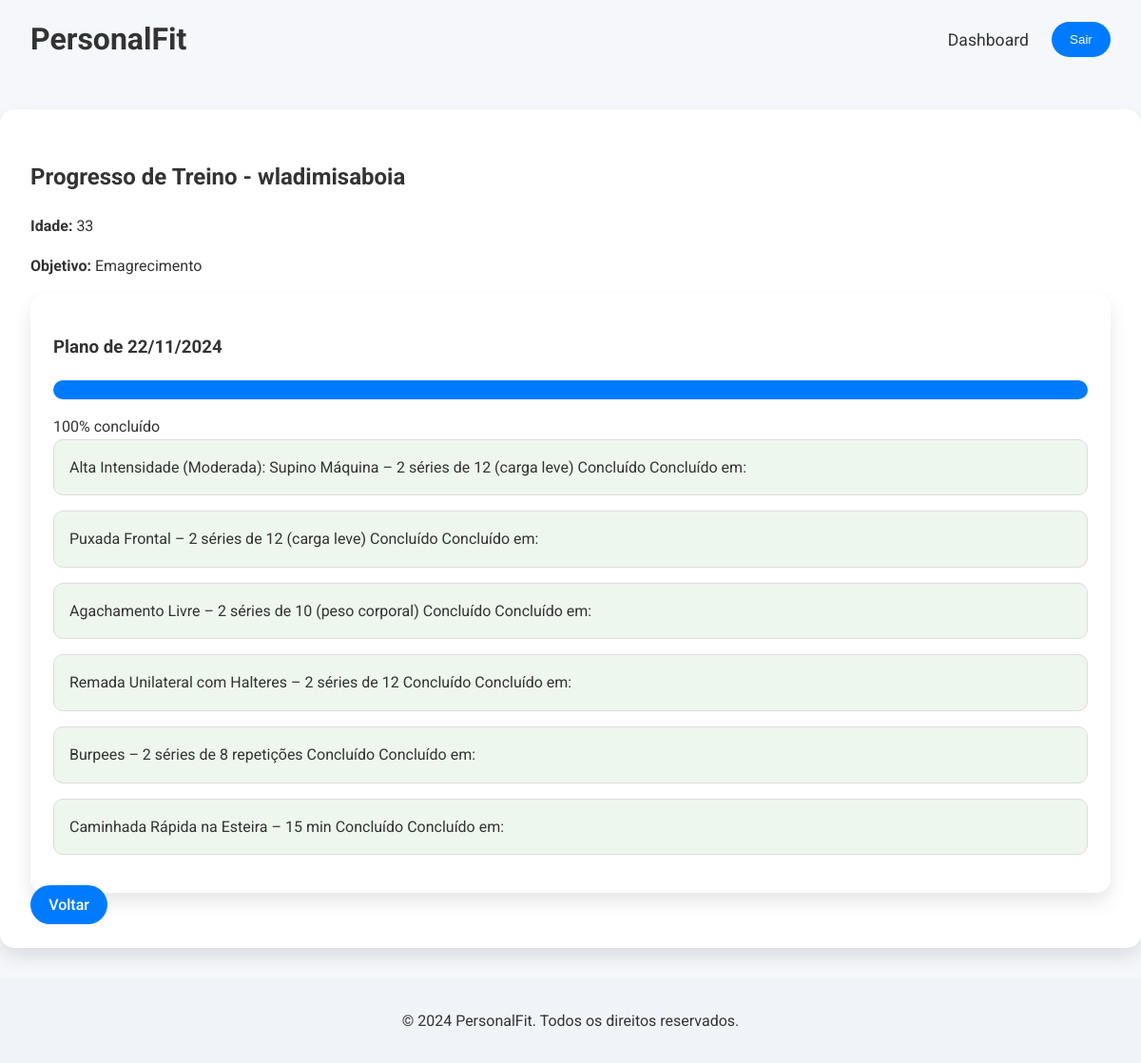
Page /teacher-progress/4/ (signed in) on the earlier database version.
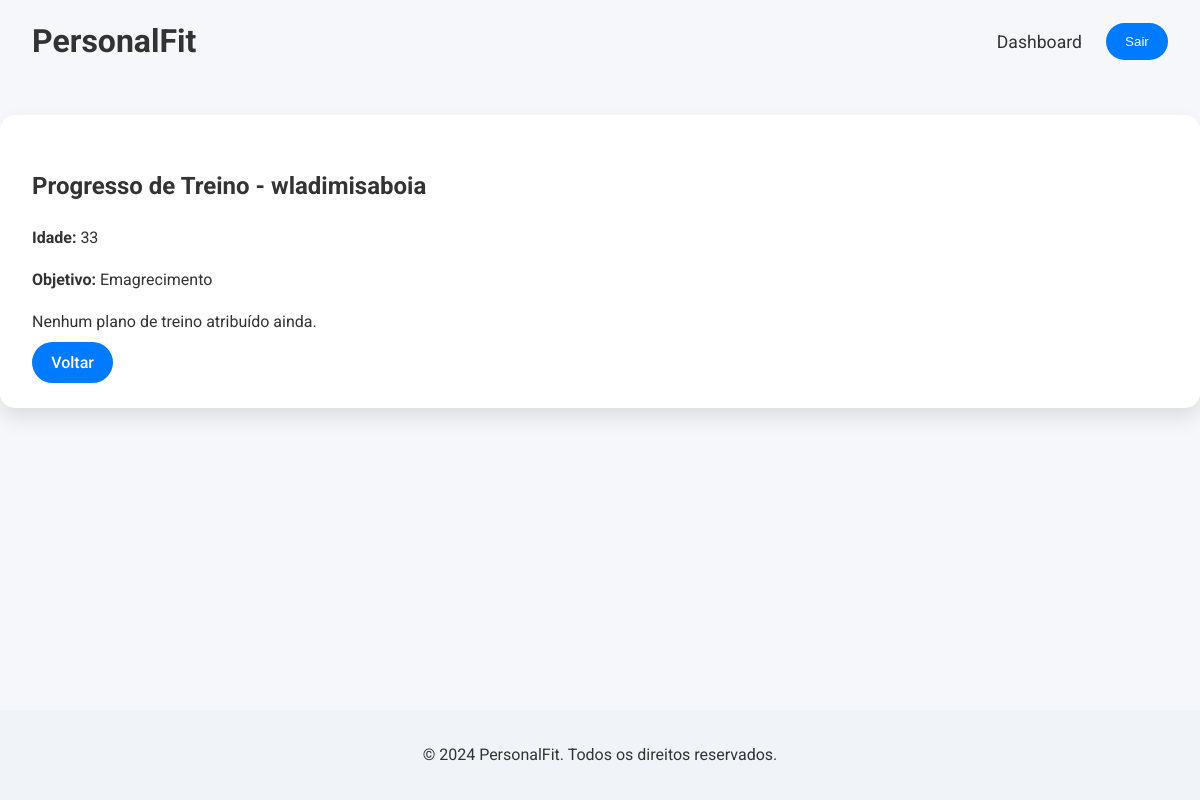
Same page on the later database version.
### pe_evaluation/models.py (models this page shows, shortened)
class Student(models.Model):
    user = models.OneToOneField(User, on_delete=models.CASCADE)
    age = models.IntegerField(null=True, blank=True)
    height = models.FloatField(null=True, blank=True)
    weight = models.FloatField(null=True, blank=True)
    goal = models.CharField(max_length=50, choices=[
        ('Condicionamento Físico', 'Condicionamento Físico'),
        ('Emagrecimento', 'Emagrecimento'),
        ('Ganho de Massa Muscular', 'Ganho de Massa Muscular'),
    ], null=True, blank=True)

class TrainingPlan(models.Model):
    student = models.ForeignKey(Student, on_delete=models.CASCADE, related_name='training_plans')
    plan_details = models.TextField()
    created_at = models.DateTimeField(auto_now_add=True)

class ExerciseStatus(models.Model):
    training_plan = models.ForeignKey(TrainingPlan, on_delete=models.CASCADE, related_name='exercise_statuses')
    exercise_description = models.TextField()
    status = models.CharField(max_length=10, choices=[('pending', 'Pendente'), ('completed', 'Concluído')], default='pending')
    created_at = models.DateTimeField(auto_now_add=True)

### pe_evaluation/views.py (the view)
# urls.py: path('teacher-progress/<int:student_id>/', views.teacher_training_progress, name='teacher_training_progress'),
@login_required
@user_passes_test(is_teacher)
def teacher_training_progress(request, student_id):
    student = get_object_or_404(User, id=student_id)
    training_plans = TrainingPlan.objects.filter(student=student.student).order_by('-created_at')
    for plan in training_plans:
        total_exercises = plan.exercise_statuses.count()
        completed_exercises = plan.exercise_statuses.filter(status='completed').count()
        plan.completion_percentage = int((completed_exercises / total_exercises * 100) if total_exercises > 0 else 0)
    return render(request, 'teacher_training_progress.html', {
        'student': student,
        'training_plans': training_plans
    })

### pe_evaluation/views.py (called while the page is built)
def is_teacher(user):
    return user.is_authenticated and (user.is_staff or user.is_superuser)

### pe_evaluation/templates/teacher_training_progress.html (shortened to what this page needs)
{% extends 'base.html' %}
{% load static %}
{% block content %}
<section class="section-modern">
    <div class="dashboard-container">
        <h2>Progresso de Treino - {{ student.username }}</h2>
        <div class="student-info">
            <p><strong>Idade:</strong> {{ student.student.age }}</p>
            <p><strong>Objetivo:</strong> {{ student.student.goal }}</p>
        </div>
        <div class="training-progress">
            {% for plan in training_plans %}
                <div class="plan-card">
                    <h3>Plano de {{ plan.created_at|date:"d/m/Y" }}</h3>
                    <div class="progress-summary">
                        <div class="progress-bar">
                            <div class="progress" style="width: {{ plan.completion_percentage }}%"></div>
                        </div>
                        <span>{{ plan.completion_percentage }}% concluído</span>
                    </div>
                    <div class="exercises-list">
                        {% for exercise in plan.exercise_statuses.all %}
                            <div class="exercise-item {% if exercise.status == 'completed' %}completed{% endif %}">
                                <span class="exercise-name">{{ exercise.exercise_description }}</span>
                                <span class="exercise-status">{{ exercise.get_status_display }}</span>
                                <span class="exercise-date">
                                    {% if exercise.status == 'completed' %}
                                        Concluído em: {{ exercise.updated_at|date:"d/m/Y" }}
                                    {% endif %}
                                </span>
                            </div>
                        {% endfor %}
                    </div>
                </div>
            {% empty %}
                <p>Nenhum plano de treino atribuído ainda.</p>
            {% endfor %}
        </div>
        <a href="{% url 'teacher_students' %}" class="btn back-button">Voltar</a>
    </div>
</section>
{% endblock %}

### pe_evaluation/templates/base.html (shortened to what this page needs)
{% load static %}
<!DOCTYPE html>
<html lang="pt-BR">
<head>
    <link rel="stylesheet" href="{% static 'css/style.css' %}">
</head>
<body>
    <header class="header-modern">
        <nav class="nav-transparent">
            <div class="logo">PersonalFit</div>
            <ul>
                {% if user.is_authenticated %}
                    {% if user.is_staff %}
                        <li><a href="{% url 'teacher_dashboard' %}">Dashboard</a></li>
                    {% else %}
                        <li><a href="{% url 'student_dashboard' %}">Dashboard</a></li>
                    {% endif %}
                    <li>
                        <form method="post" action="{% url 'logout' %}" style="display: inline;">
                            <button type="submit" class="btn">Sair</button>
                        </form>
                    </li>
                {% else %}
                    <li><a href="{% url 'login' %}" class="btn">Entrar</a></li>
                    <li><a href="{% url 'register' %}" class="btn btn-primary">Cadastrar</a></li>
                {% endif %}
            </ul>
        </nav>
    </header>
    <main>
        {% block content %}{% endblock %}
    </main>
    <footer class="footer-modern">
        <p>&copy; 2024 PersonalFit. Todos os direitos reservados.</p>
    </footer>
</body>
</html>

### pe_evaluation/static/css/style.css (style rules this page uses)
body { font-family: 'Roboto', sans-serif; line-height: 1.6; margin: 0; color: #333; background-color: #f5f7fa; display: flex; flex-direction: column; min-height: 100vh; }
.header-modern { background-color: transparent; padding: 1rem 2rem; position: relative; width: 100%; box-sizing: border-box; z-index: 100; }
.nav-transparent { display: flex; justify-content: space-between; align-items: center; max-width: 1200px; margin: 0 auto; width: 100%; }
.logo { font-size: 2rem; font-weight: 700; color: #333; }
nav ul { list-style: none; display: flex; align-items: center; gap: 1.5rem; margin: 0; padding: 0; }
nav ul li a { color: #333; text-decoration: none; font-size: 1.1rem; transition: color 0.3s; }
.container, .dashboard-container { max-width: 1200px; margin: 2rem auto; padding: 2rem; background: #ffffff; border-radius: 15px; box-shadow: 0 10px 20px rgba(0, 0, 0, 0.1); }
.btn, nav ul li a.btn { background-color: #007BFF; color: #fff; padding: 0.7rem 1.2rem; border: none; border-radius: 50px; cursor: pointer; font-weight: 500; text-decoration: none; transition: background-color 0.3s, transform 0.3s; }
.footer-modern { text-align: center; padding: 1rem 0; background-color: #f0f4f8; margin-top: auto; }

Differences in the rows shown:
removed TrainingPlan: created_at "22/11/2024", completion_percentage "100"
removed ExerciseStatus: exercise_description "Alta Intensidade (Moderada): Supino Máquina – 2 séries de 12 (carga leve)", status "Concluído"
removed ExerciseStatus: exercise_description "Puxada Frontal – 2 séries de 12 (carga leve)", status "Concluído"
removed ExerciseStatus: exercise_description "Agachamento Livre – 2 séries de 10 (peso corporal)", status "Concluído"
removed ExerciseStatus: exercise_description "Remada Unilateral com Halteres – 2 séries de 12", status "Concluído"
removed ExerciseStatus: exercise_description "Burpees – 2 séries de 8 repetições", status "Concluído"
removed ExerciseStatus: exercise_description "Caminhada Rápida na Esteira – 15 min", status "Concluído"
Other differences:
text now shown: "Nenhum plano de treino atribuído ainda."
